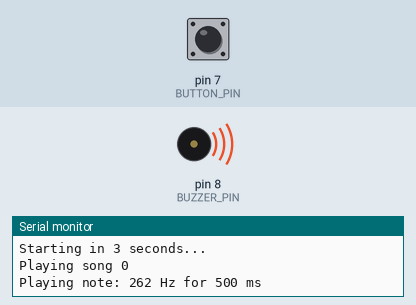
The sketch below on a simulated Arduino Uno, built with avr-gcc and run on an emulated ATmega328P. Parts: buzzer (waves = sounding), the last lines printed to the serial monitor. Inputs (shaded band) come from the test bench; at power-on: pin 7 (BUTTON_PIN) HIGH.

Above: at 3.2 s.
At 8.1 s:
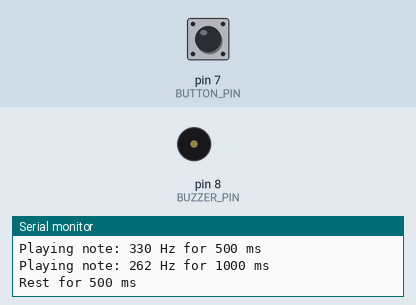
Timing chart, 0 to 11.3 s (numbered marks = the images above):
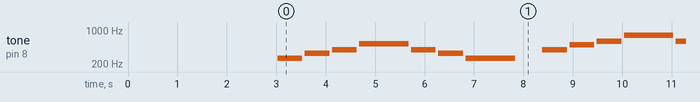

The sketch:

mp3_melody_player.ino
```cpp
/*
 * MP3 Melody Player for Arduino
 *
 * This sketch plays melodies using a buzzer speaker.
 * Since Arduino cannot directly play MP3 files, this creates
 * a simplified melody version that can be played on a buzzer.
 *
 * Hardware Setup:
 * - Buzzer speaker connected to pin 8
 * - Optional: Button on pin 7 to change songs
 *
 * Created for kids_arduino project
 */

// Pin definitions
const int BUZZER_PIN = 8;
const int BUTTON_PIN = 7;  // Optional button to change songs

// Musical note frequencies (in Hz)
const int NOTE_C4 = 262;
const int NOTE_D4 = 294;
const int NOTE_E4 = 330;
const int NOTE_F4 = 349;
const int NOTE_G4 = 392;
const int NOTE_A4 = 440;
const int NOTE_B4 = 494;
const int NOTE_C5 = 523;
const int NOTE_D5 = 587;
const int NOTE_E5 = 659;
const int NOTE_F5 = 698;
const int NOTE_G5 = 784;
const int NOTE_A5 = 880;
const int NOTE_B5 = 988;

// Timing definitions
const int QUARTER_NOTE = 500;  // 500ms = quarter note
const int HALF_NOTE = 1000;    // 1000ms = half note
const int WHOLE_NOTE = 2000;   // 2000ms = whole note
const int EIGHTH_NOTE = 250;   // 250ms = eighth note

// Sample melody (you can replace this with your own)
// Format: {frequency, duration}
int sampleMelody[][2] = {
  {NOTE_C4, QUARTER_NOTE},
  {NOTE_E4, QUARTER_NOTE},
  {NOTE_G4, QUARTER_NOTE},
  {NOTE_C5, HALF_NOTE},
  {NOTE_G4, QUARTER_NOTE},
  {NOTE_E4, QUARTER_NOTE},
  {NOTE_C4, HALF_NOTE},
  {0, QUARTER_NOTE},  // Rest
  {NOTE_G4, QUARTER_NOTE},
  {NOTE_B4, QUARTER_NOTE},
  {NOTE_D5, QUARTER_NOTE},
  {NOTE_G5, HALF_NOTE},
  {NOTE_D5, QUARTER_NOTE},
  {NOTE_B4, QUARTER_NOTE},
  {NOTE_G4, HALF_NOTE},
  {0, QUARTER_NOTE}   // Rest
};

// Twinkle Twinkle Little Star melody
int twinkleMelody[][2] = {
  {NOTE_C4, QUARTER_NOTE},
  {NOTE_C4, QUARTER_NOTE},
  {NOTE_G4, QUARTER_NOTE},
  {NOTE_G4, QUARTER_NOTE},
  {NOTE_A4, QUARTER_NOTE},
  {NOTE_A4, QUARTER_NOTE},
  {NOTE_G4, HALF_NOTE},
  {NOTE_F4, QUARTER_NOTE},
  {NOTE_F4, QUARTER_NOTE},
  {NOTE_E4, QUARTER_NOTE},
  {NOTE_E4, QUARTER_NOTE},
  {NOTE_D4, QUARTER_NOTE},
  {NOTE_D4, QUARTER_NOTE},
  {NOTE_C4, HALF_NOTE}
};

// Happy Birthday melody
int birthdayMelody[][2] = {
  {NOTE_C4, EIGHTH_NOTE},
  {NOTE_C4, EIGHTH_NOTE},
  {NOTE_D4, QUARTER_NOTE},
  {NOTE_C4, QUARTER_NOTE},
  {NOTE_F4, QUARTER_NOTE},
  {NOTE_E4, HALF_NOTE},
  {NOTE_C4, EIGHTH_NOTE},
  {NOTE_C4, EIGHTH_NOTE},
  {NOTE_D4, QUARTER_NOTE},
  {NOTE_C4, QUARTER_NOTE},
  {NOTE_G4, QUARTER_NOTE},
  {NOTE_F4, HALF_NOTE}
};

// Variables
int currentSong = 0;
int totalSongs = 3;
bool buttonPressed = false;

void setup() {
  // Initialize pins
  pinMode(BUZZER_PIN, OUTPUT);
  pinMode(BUTTON_PIN, INPUT_PULLUP);

  // Initialize serial communication
  Serial.begin(9600);
  Serial.println("=== MP3 Melody Player ===");
  Serial.println("Press button on pin 7 to change songs");
  Serial.println("Starting in 3 seconds...");
  delay(3000);
}

void loop() {
  // Check for button press to change songs
  if (digitalRead(BUTTON_PIN) == LOW && !buttonPressed) {
    buttonPressed = true;
    currentSong = (currentSong + 1) % totalSongs;
    Serial.print("Switched to song: ");
    Serial.println(currentSong);
    delay(200); // Debounce
  }

  if (digitalRead(BUTTON_PIN) == HIGH) {
    buttonPressed = false;
  }

  // Play the current song
  playCurrentSong();

  // Wait before playing again
  Serial.println("Song finished. Playing again in 2 seconds...");
  delay(2000);
}

void playCurrentSong() {
  Serial.print("Playing song ");
  Serial.println(currentSong);

  switch (currentSong) {
    case 0:
      playMelody(sampleMelody, sizeof(sampleMelody) / sizeof(sampleMelody[0]));
      break;
    case 1:
      playMelody(twinkleMelody, sizeof(twinkleMelody) / sizeof(twinkleMelody[0]));
      break;
    case 2:
      playMelody(birthdayMelody, sizeof(birthdayMelody) / sizeof(birthdayMelody[0]));
      break;
  }
}

void playMelody(int melody[][2], int length) {
  for (int i = 0; i < length; i++) {
    int frequency = melody[i][0];
    int duration = melody[i][1];

    if (frequency > 0) {
      Serial.print("Playing note: ");
      Serial.print(frequency);
      Serial.print(" Hz for ");
      Serial.print(duration);
      Serial.println(" ms");

      tone(BUZZER_PIN, frequency, duration);
      delay(duration + 50); // Small gap between notes
      noTone(BUZZER_PIN);
    } else {
      // Rest (silence)
      Serial.print("Rest for ");
      Serial.print(duration);
      Serial.println(" ms");
      delay(duration);
    }
  }
}

// Function to play a single note
void playNote(int frequency, int duration) {
  if (frequency > 0) {
    tone(BUZZER_PIN, frequency, duration);
    delay(duration + 50);
    noTone(BUZZER_PIN);
  } else {
    delay(duration);
  }
}
```

Measured:
- by itself, tone on pin 8 (BUZZER_PIN): plays 262 Hz for 0.50 s, 330 Hz for 0.50 s, 392 Hz for 0.50 s, 523 Hz for 1.0 s, 392 Hz for 0.50 s, 330 Hz for 0.50 s … (140 notes in this stretch)
